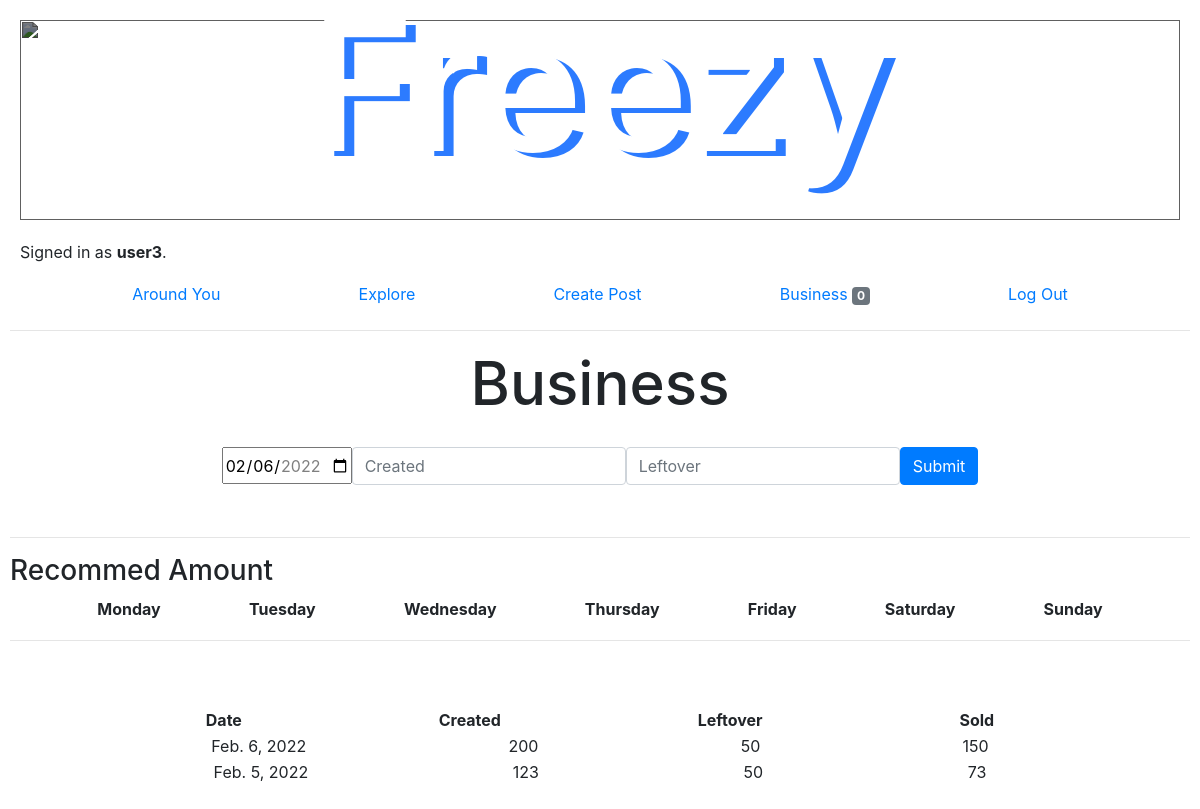
Screenshot of /business (signed in) with the database file from the repository.
### auctions/models.py (models this page shows)
class User(AbstractUser):
    location = models.CharField(max_length=255, default = "")

class Data(models.Model):
    date = models.DateField(blank=False)
    inventory = models.IntegerField(default = 0)
    leftover = models.IntegerField(default = 0)
    sold = models.IntegerField(default = 0)
    user = models.ForeignKey(User, on_delete=models.CASCADE, related_name="watchlist_owner", default="")

### auctions/views.py (the view)
# urls.py: path("business", views.watchlist, name="watchlist"),
@login_required
def watchlist(request):
    user = User.objects.get(username=request.user)
    return render(request, "auctions/watchlist.html", {
        "watchlist": user.watchlist.all(),
        "dataset" : Data.objects.filter(user = User.objects.get(username=request.user)),
    })

### auctions/templates/auctions/watchlist.html (shortened to what this page needs)
{% extends 'auctions/layout.html' %}
{% block body %}
  <h2 style = "text-align: center; font-size: 60px;">Business</h1>
  <div class="table">
      <form style = "align-items: center;" class="tr" method="post" action="{% url 'graph' %}">
        <div class="input-group mb-3" style = "justify-content: center;">
          <span><input style = "height: 37px; " type="date" id="start" name="date" value="2022-02-06" min="2022-01-01" max="2022-12-31"></span>
          <span><input name = "inventory" type="text" class="form-control" placeholder="Created" aria-label="Created" aria-describedby="basic-addon2"></span>
          <span><input name = "leftover" type="text" class="form-control" placeholder="Leftover" aria-label="Lefover" aria-describedby="basic-addon2"></span>
          <span><button type="submit" class="btn btn-primary">Submit</button></span>
        </div>
      </form>
  </div>
  <hr >
  <h3>Recommed Amount</h3>
  <table style = "justify-content: center; display: flex; width:100%" >
    <tbody style = "width:100%">
      <tr style = "display: flex; flex-direction: row; justify-content: space-evenly;width: 100%;">
        <th>Monday </th>
        <th>Tuesday </th>
        <th>Wednesday</th>
        <th>Thursday</th>
        <th>Friday</th>
        <th>Saturday</th>
        <th>Sunday</th>
      </tr>
      <tr style = "display: flex; flex-direction: row; justify-content: space-evenly;width: 100%;">
        <td>{{item1}}</td>
        <td>{{item2}}</td>
        <td>{{item3}}</td>
        <td>{{item4}}</td>
        <td>{{item5}}</td>
        <td>{{item6}}</td>
        <td>{{item7}}</td>
      </tr>
    </tbody>
  </table>
  <hr>
  <table style = "justify-content: center; display: flex; width:100%; padding-top:50px;" >
    <tbody style = "width:100%">
      <tr style = "display: flex; flex-direction: row; justify-content: space-evenly;width: 100%;">
        <th>Date</th>
        <th>Created</th>
        <th>Leftover</th>
        <th>Sold</th>
      </tr>
      {% for item in dataset %}
        <tr style = "display: flex; flex-direction: row; justify-content: space-evenly;width: 100%;">
          <td>{{item.date}}</td>
          <td>{{item.inventory}}</td>
          <td>{{item.leftover}}</td>
          <td>{{item.sold}}</tr>
      {% endfor %}
    </tbody>
  </table>
{% endblock %}

### auctions/templates/auctions/layout.html (shortened to what this page needs)
{% load static %}
<!DOCTYPE html>
<html lang="en">
    <head>
        <link rel="stylesheet" href="https://stackpath.bootstrapcdn.com/bootstrap/4.4.1/css/bootstrap.min.css">
        <link href="{% static 'auctions/styles.css' %}" rel="stylesheet">
    </head>
    <body>
        <div style = "display: flex ; justify-content: center" >
            <img class= "header_background" src="https://www.dlhcorp.com/wp-content/uploads/2021/04/Child-Abuse-Prevention-Month-Landing.jpg" alt="">
        </div>
        <h2 class = "title">Freezy</h1>
        <div>
            {% if user.is_authenticated %}
                Signed in as <strong>{{ user.username }}</strong>.
            {% else %}
                Not signed in.
            {% endif %}
        </div>
        <ul class="nav" style = "justify-content: space-evenly;">
            {% if user.is_authenticated %}
                <li class="nav-item">
                    <a class="nav-link" href="{% url 'index' %}">Around You</a>
                </li>
                <li class="nav-item">
                    <a class="nav-link" href="{% url 'categories' %}">Explore</a>
                </li>
                <li class="nav-item">
                    <a class="nav-link" href="{% url 'create' %}">Create Post</a>
                </li>
                <li class="nav-item">
                    <a class="nav-link" href="{% url 'watchlist' %}">Business <span class="badge badge-secondary">{{ user.watchlist.count }}</span></a>
                </li>
                <li class="nav-item">
                    <a class="nav-link" href="{% url 'logout' %}">Log Out</a>
                </li>
            {% endif %}
        </ul>
        <hr>
        {% block body %}
        {% endblock %}
    </body>
</html>

### auctions/static/auctions/styles.css (style rules this page uses)
body { padding: 10px; }
div { padding: 10px; }

### auctions/templates/auctions/layout.html (style rules this page uses)
.header_background { z-index: -1; width: 100%; height: 200px; object-fit: cover; overflow: hidden; filter: brightness(0.5); }
.title { color: #ffffff; position: absolute; top: 10.5%; left: 50%; transform: translate(-50%, -50%); font-size: 180px; text-shadow: 10px 5px #2c7bff; }

### rows the page displays
User: username "user3", watchlist.count "0"
Data: date "Feb. 6, 2022", inventory "200", leftover "50", sold "150"
Data: date "Feb. 5, 2022", inventory "123", leftover "50", sold "73"
